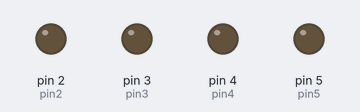
This sketch was run on a simulated Arduino Uno, built with avr-gcc and run on an emulated ATmega328P. On the bench: output pins drawn as LEDs (lit = HIGH).

Above: at 0.2 s.
At 1.2 s:
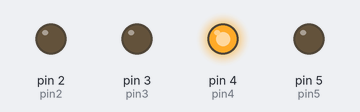
At 2.2 s:
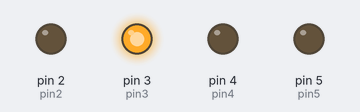
At 4.7 s:
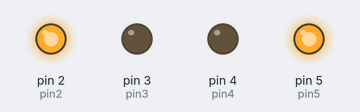
At 7.2 s:
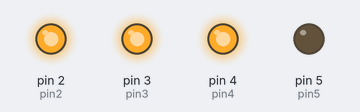
At 9.7 s:
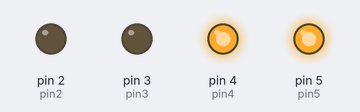
Timing chart, 0 to 10.4 s (numbered marks = the images above):
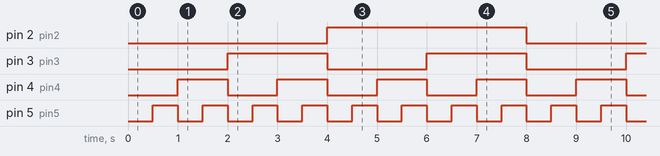

The sketch:

led_binary_counter.ino
```cpp
int pin2 = 2;
int pin3 = 3;
int pin4 = 4;
int pin5 = 5;

int waitTime = 500;

void setup() {
  pinMode(pin2, OUTPUT);
  pinMode(pin3, OUTPUT);
  pinMode(pin4, OUTPUT);
  pinMode(pin5, OUTPUT);
}

struct LedState {
  int pin2;
  int pin3;
  int pin4;
  int pin5;
};

void blinkLED(const LedState* ledStates, int count, int blinkDelay = waitTime) {
  for (int i = 0; i < count; i++) {
    const auto ledState = ledStates[i];
    digitalWrite(pin2, ledState.pin2);
    digitalWrite(pin3, ledState.pin3);
    digitalWrite(pin4, ledState.pin4);
    digitalWrite(pin5, ledState.pin5);
    delay(blinkDelay);
  }
}

void loop() {
  const LedState ledStates[] = {
    LedState{ LOW, LOW, LOW, LOW },      // 0 0 0 0
    LedState{ LOW, LOW, LOW, HIGH },     // 0 0 0 1
    LedState{ LOW, LOW, HIGH, LOW },     // 0 0 1 0
    LedState{ LOW, LOW, HIGH, HIGH },    // 0 0 1 1
    LedState{ LOW, HIGH, LOW, LOW },     // 0 1 0 0
    LedState{ LOW, HIGH, LOW, HIGH },    // 0 1 0 1
    LedState{ LOW, HIGH, HIGH, LOW },    // 0 1 1 0
    LedState{ LOW, HIGH, HIGH, HIGH },   // 0 1 1 1
    LedState{ HIGH, LOW, LOW, LOW },     // 1 0 0 0
    LedState{ HIGH, LOW, LOW, HIGH },    // 1 0 0 1
    LedState{ HIGH, LOW, HIGH, LOW },    // 1 0 1 0
    LedState{ HIGH, LOW, HIGH, HIGH },   // 1 0 1 1
    LedState{ HIGH, HIGH, LOW, LOW },    // 1 1 0 0
    LedState{ HIGH, HIGH, LOW, HIGH },   // 1 1 0 1
    LedState{ HIGH, HIGH, HIGH, LOW },   // 1 1 1 0
    LedState{ HIGH, HIGH, HIGH, HIGH },  // 1 1 1 1
  };
  blinkLED(ledStates, sizeof(ledStates) / sizeof(ledStates[0]));
}
```

Measured:
- by itself, pin 2 (pin2): alternates HIGH for 4.0 s and LOW for 4.0 s
- by itself, pin 3 (pin3): alternates HIGH for 2.0 s and LOW for 2.0 s
- by itself, pin 4 (pin4): alternates HIGH for 1.0 s and LOW for 1.0 s
- by itself, pin 5 (pin5): alternates HIGH for 0.50 s and LOW for 0.50 s
